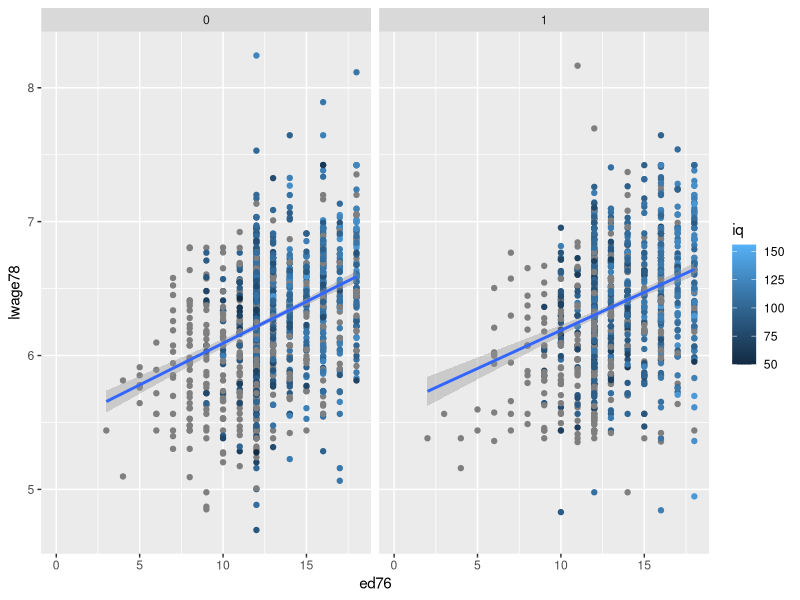
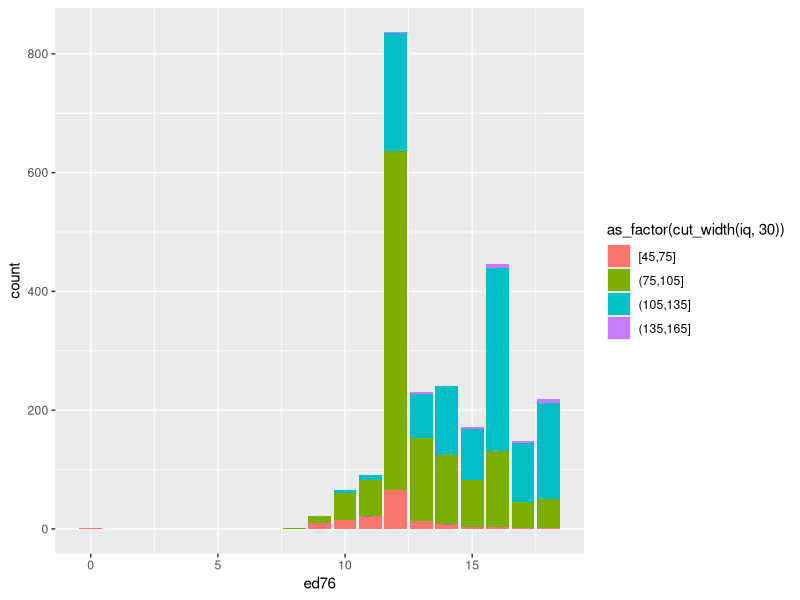
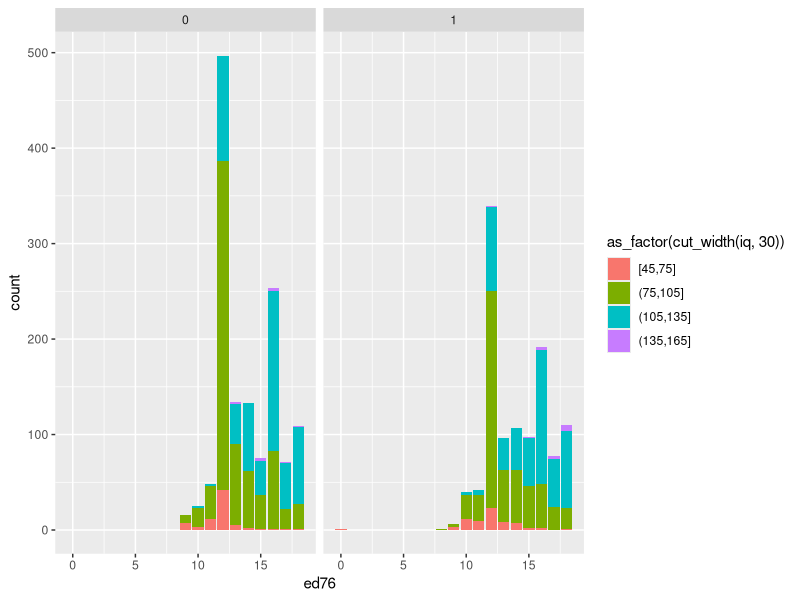

Write R code to recreate these figures, in order.
## ---- chunk 1
library(tidyverse)
library(knitr)
library(magrittr)
## ---- chunk 2
knitr::opts_chunk$set(warning = FALSE, message = FALSE)
## ---- chunk 3
data <- read.table("Data/nls.dat") %>% as_data_frame()
head(data)
## ---- chunk 4
colnames(data) <-(c("id","nearc","nearc4","nearc4a","nearc4b","ed76","ed66  ","age76","daded ","nodaded","momed","nomomed","weight","momdad14 ","sinmom14","step14","reg661","reg662","reg663","reg66","reg665","reg666","reg667","reg668","reg669","south66","work76","work78","lwage7","lwage78","famed","black","smsa76r","smsa78r","reg76r","reg78r","reg80r","smsa66r","wage76","wage78","wage80","noint78","noint80","enroll76","enroll78","enroll80","kww","iq","marsta76","marsta78","marsta80","libcrd14"))

data %<>% mutate_if(is_character,suppressWarnings(as.numeric))
head(data)
## ---- chunk 5
data %>% ggplot(aes(ed76,lwage78,color = iq)) + geom_point() +geom_smooth(method = lm)+facet_grid(cols = vars(as_factor(nearc)))
## ---- chunk 6
data %>% filter(!is.na(iq)) %>% ggplot() +geom_bar(aes(x = ed76, fill=as_factor(cut_width(iq,30))),position = position_stack(reverse = TRUE)) 
## ---- chunk 7
data %>% filter(!is.na(iq)) %>% ggplot() +geom_bar(aes(x = ed76, fill=as_factor(cut_width(iq,30))),position = position_stack(reverse = TRUE)) +facet_grid(cols = vars(as_factor(nearc))) 

